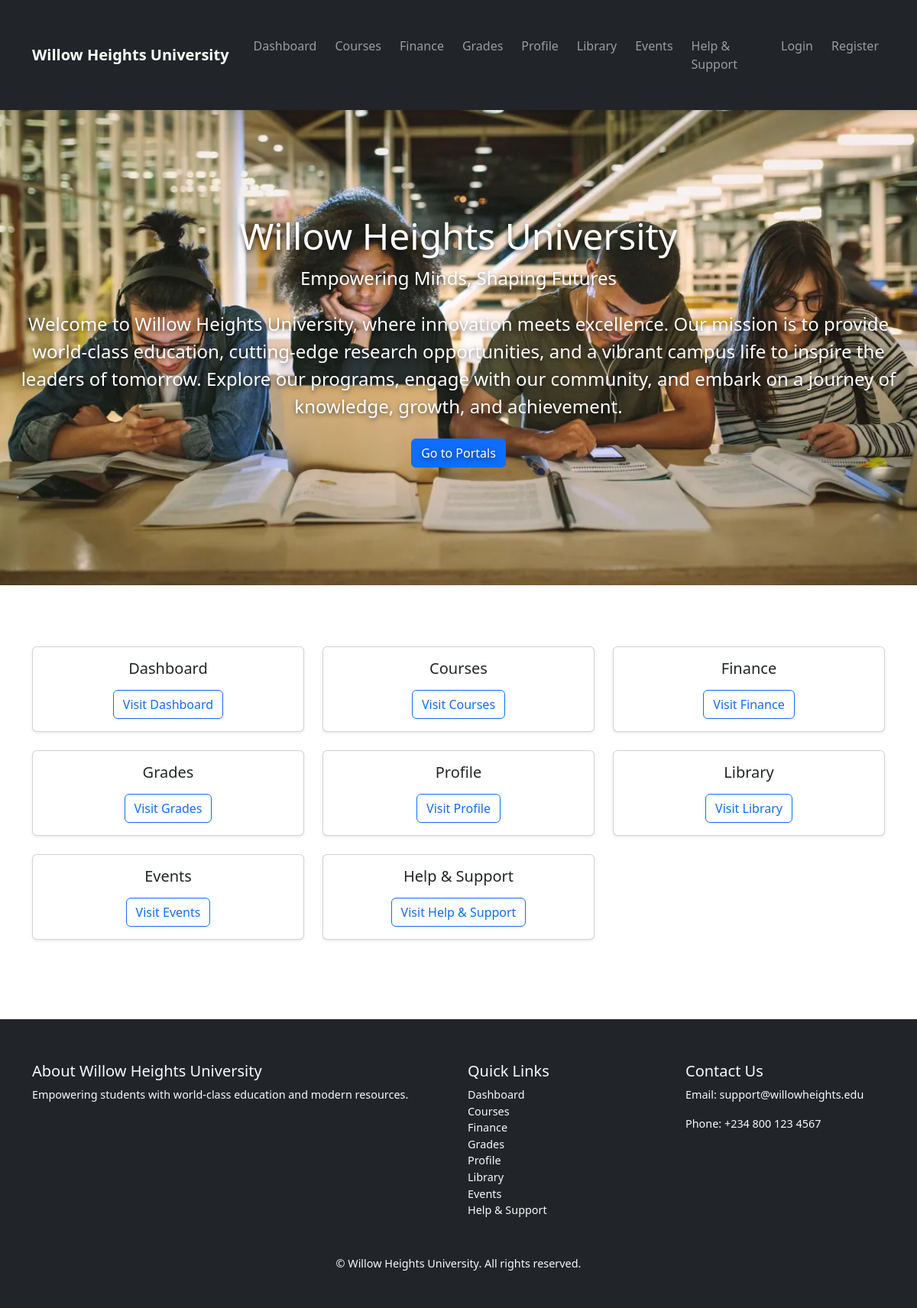
The page / on the database its author committed.
### dashboard/models.py (models this page shows, shortened)
class PortalPage(models.Model):
    PAGE_CHOICES = [
        ('dashboard', 'Dashboard'),
        ('courses', 'Courses'),
        ('grades', 'Grades'),
        ('profile', 'Profile'),
        ('finance', 'Finance'),
        ('library', 'Library'),
        ('events', 'Events'),
        ('help', 'Help'),
    ]
    page_key = models.CharField(max_length=50, choices=PAGE_CHOICES, unique=True)
    heading = models.CharField(max_length=200)
    main_content = HTMLField(blank=True, null=True)
    courses_content = HTMLField(blank=True, null=True)
    grades_content = HTMLField(blank=True, null=True)
    finance_content = HTMLField(blank=True, null=True)
    library_content = HTMLField(blank=True, null=True)
    events_content = HTMLField(blank=True, null=True)
    help_content = HTMLField(blank=True, null=True)
    profile_content = HTMLField(blank=True, null=True)

class HomePage(models.Model):
    title = models.CharField(max_length=200)
    subtitle = models.CharField(max_length=300, blank=True)
    welcome_message = HTMLField(blank=True)  # Rich text for welcome message
    background_image = models.ImageField(upload_to='homepage/')  # Keep homepage background

### dashboard/views.py (the view)
# urls.py: path('', views.home, name='home'),
def home(request):
    home_page = HomePage.objects.first()
    pages = PortalPage.objects.all()
    return render(request, 'dashboard/home.html', {
        'home_page': home_page,
        'pages': pages
    })

### dashboard/context_processors.py (called while the page is built)
def portal_pages(request):
    pages = PortalPage.objects.all()
    return {'portal_pages': pages}

### dashboard/templates/dashboard/home.html (shortened to what this page needs)
{% extends "base.html" %}
{% block content %}
<div class="home-hero"
     {% if home_page.background_image %}
         style="background-image: url('{{ home_page.background_image.url }}');"
     {% endif %}
>
    <div class="hero-text text-center">
        <h1>{{ home_page.title }}</h1>
        <p>{{ home_page.subtitle }}</p>
        <p>{{ home_page.welcome_message }}</p>
        <a href="{% url 'dashboard:portal_landing' %}" class="btn btn-primary">Go to Portals</a>
    </div>
</div>
<div class="container mt-5">
    <div class="row text-center">
        {% for page in pages %}
            <div class="col-md-4 mb-4">
                <div class="card h-100 shadow-sm">
                    <div class="card-body">
                        <h5 class="card-title">{{ page.heading }}</h5>
                        <a href="{% url 'dashboard:portal_page' page.page_key %}" class="btn btn-outline-primary">Visit {{ page.heading }}</a>
                    </div>
                </div>
            </div>
        {% endfor %}
    </div>
</div>
{% endblock %}

### university_portal/templates/base.html (shortened to what this page needs)
{% load static %}
<!DOCTYPE html>
<html lang="en">
<head>
    <link rel="stylesheet" href="{% static 'css/style.css' %}">
    <link href="https://cdn.jsdelivr.net/npm/bootstrap@5.3.2/dist/css/bootstrap.min.css" rel="stylesheet">
</head>
<body>
<nav class="navbar navbar-expand-lg navbar-dark bg-dark fixed-top shadow-sm">
    <div class="container">
        <a class="navbar-brand fw-bold" href="{% url 'dashboard:home' %}">
            Willow Heights University
        </a>
        <div class="collapse navbar-collapse" id="navbarNav">
            <ul class="navbar-nav ms-auto">
                {% for p in portal_pages %}
                    <li class="nav-item">
                        <a class="nav-link {% if page and page.page_key == p.page_key %}active{% endif %}"
                           href="{% url 'dashboard:portal_page' p.page_key %}">
                            {{ p.heading }}
                        </a>
                    </li>
                {% endfor %}
                {% if user.is_authenticated %}
                    <li class="nav-item d-flex align-items-center me-3">
                        <span class="text-light">Hello, {{ user.get_full_name|default:user.username }}</span>
                    </li>
                    <li class="nav-item d-flex align-items-center">
                        <form method="POST" action="{% url 'dashboard:logout' %}" class="m-0 p-0 d-flex">
                            {% csrf_token %}
                            <button type="submit" class="btn btn-link nav-link p-0 m-0">Logout</button>
                        </form>
                    </li>
                {% else %}
                    <li class="nav-item">
                        <a class="nav-link" href="{% url 'dashboard:login' %}">Login</a>
                    </li>
                    <li class="nav-item">
                        <a class="nav-link" href="{% url 'dashboard:register' %}">Register</a>
                    </li>
                {% endif %}
            </ul>
        </div>
    </div>
</nav>
<main>
    {% block content %}{% endblock %}
</main>
<footer class="bg-dark text-light mt-5 pt-4 pb-3">
    <div class="container">
        <div class="row">
            <div class="col-md-6 mb-3">
                <h5>About Willow Heights University</h5>
                <p>Empowering students with world-class education and modern resources.</p>
            </div>
            <div class="col-md-3 mb-3">
                <h5>Quick Links</h5>
                <ul class="list-unstyled">
                    {% for p in portal_pages %}
                        <li>
                            <a href="{% url 'dashboard:portal_page' p.page_key %}" class="text-light text-decoration-none">
                                {{ p.heading }}
                            </a>
                        </li>
                    {% endfor %}
                </ul>
            </div>
            <div class="col-md-3 mb-3">
                <h5>Contact Us</h5>
                <p>Email: support@willowheights.edu</p>
                <p>Phone: +234 800 123 4567</p>
            </div>
        </div>
        <div class="text-center mt-3">
            <p class="mb-0">&copy; {{ now|date:"Y" }} Willow Heights University. All rights reserved.</p>
        </div>
    </div>
</footer>
</body>
</html>

### static/css/style.css (style rules this page uses)
body { font-family: 'Arial', sans-serif; margin: 0; padding: 0; background-color: #f8f9fa; color: #212529; line-height: 1.6; }
a { text-decoration: none; color: inherit; }
.navbar { padding: 1rem 1.5rem; box-shadow: 0 2px 6px rgba(0,0,0,0.1); }
.navbar-brand { font-weight: bold; font-size: 1.3rem; }
.nav-link { margin-left: 0.5rem; transition: color 0.3s; }
.home-hero { height: 80vh; background-size: cover; background-position: center; background-repeat: no-repeat; display: flex; align-items: center; justify-content: center; color: #fff; position: relative; text-shadow: 0 2px 6px rgba(0,0,0,0.6); margin-top: 56px; }
.home-hero .hero-text h1 { font-size: 3rem; color: white; }
.home-hero .hero-text p { font-size: 1.5rem; margin-bottom: 1.5rem; }
.container { max-width: 1200px; margin: 0 auto; padding: 2rem 1rem; }
.card { border: none; border-radius: 10px; transition: transform 0.3s, box-shadow 0.3s; }
footer { background-color: #212529; color: #f8f9fa; padding: 2rem 1rem; font-size: 0.9rem; }
footer a { color: #f8f9fa; }

### university_portal/templates/base.html (style rules this page uses)
body { padding-top: 70px; }

### rows shown on the page
PortalPage: heading "Dashboard"
PortalPage: heading "Courses"
PortalPage: heading "Finance"
PortalPage: heading "Grades"
PortalPage: heading "Profile"
PortalPage: heading "Library"
PortalPage: heading "Events"
PortalPage: heading "Help & Support"
HomePage: background_image (picture), title "Willow Heights University", subtitle "Empowering Minds, Shaping Futures", welcome_message "Welcome to Willow Heights University, where innovation meets excellence. Our mission is to provide world-class education, cutting-edge research opportunities, and a vibrant campus life to inspire the leaders of tomorrow. Explore our programs, engage with our community, and embark on a journey of knowledge, growth, and achievement."
